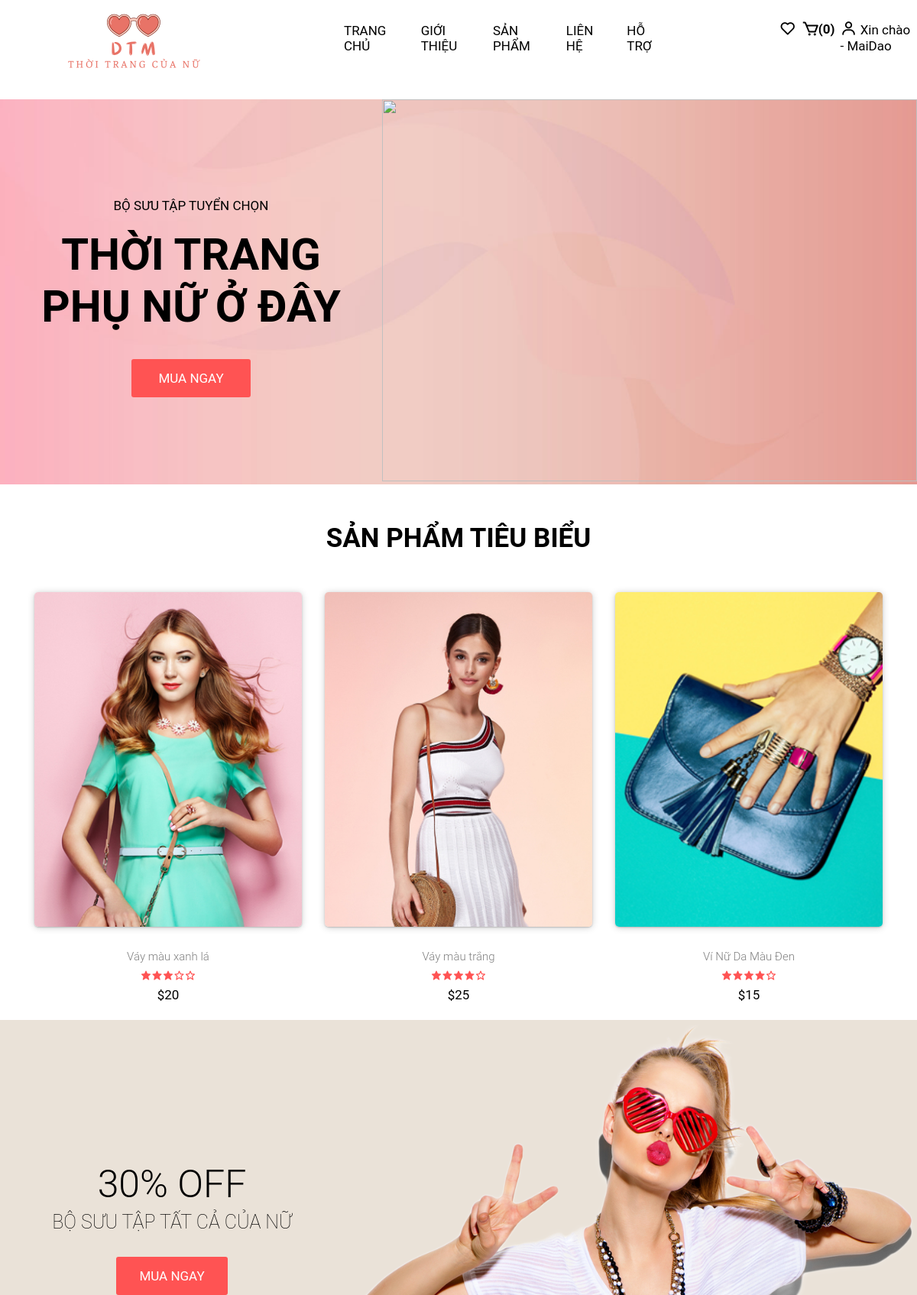
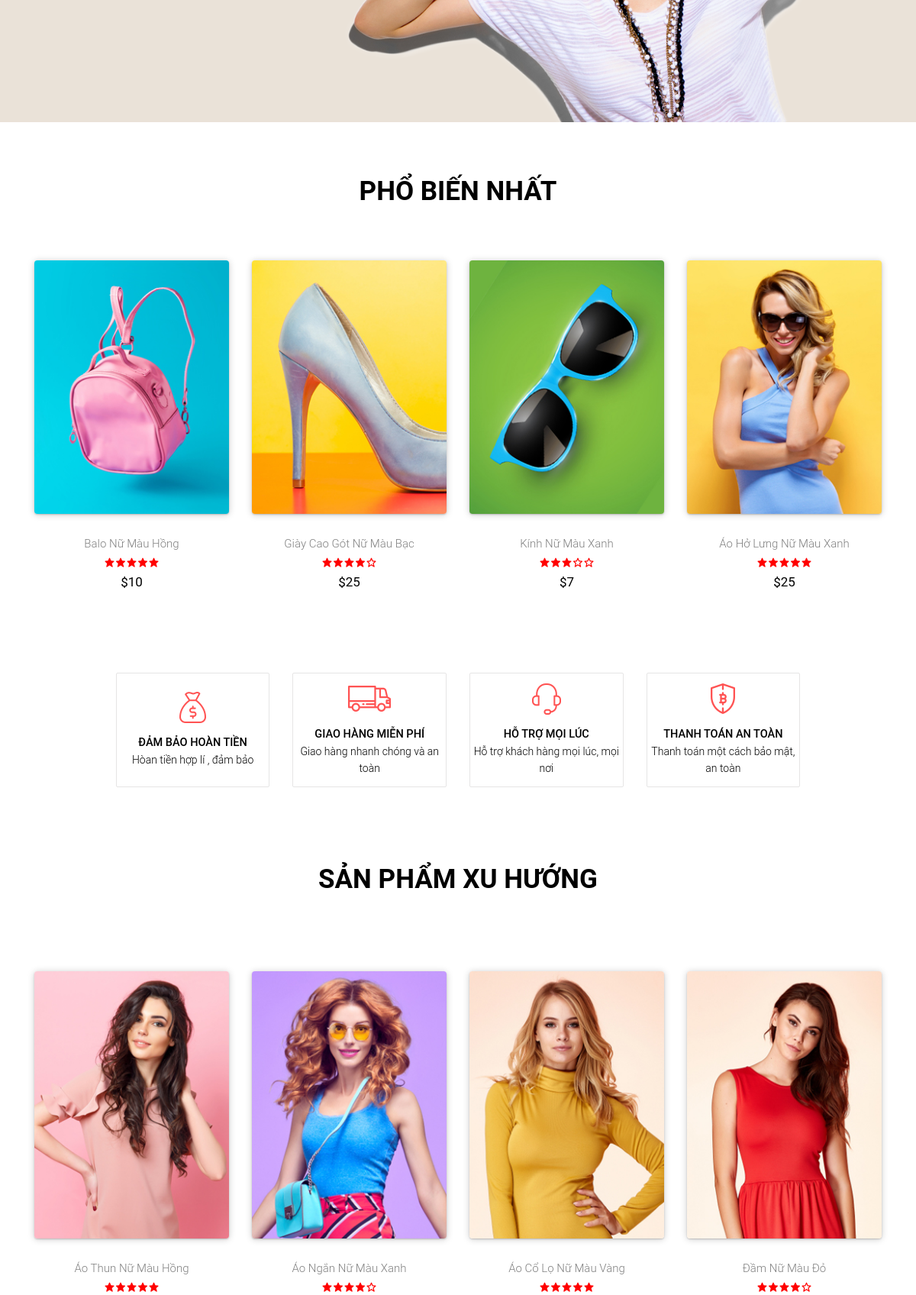
The page /source code/index.php (signed in, upper part) on the database its author committed (2 pictures, top to bottom).
### tables this page shows
CREATE TABLE `sanpham` (
  `id` int(11) NOT NULL,
  `tensp` varchar(100) NOT NULL,
  `gia` decimal(10,0) NOT NULL,
  `hinhanh` varchar(100) NOT NULL,
  `soluong` varchar(20) NOT NULL,
  `mota` varchar(400) NOT NULL,
  `madm` int(11) NOT NULL
);

### source code/index.php (the view, shortened to what this page needs)
<?php
include 'config.php';
$sql = "SELECT * FROM sanpham";
$result = $db->query($sql);
?>
<!DOCTYPE html>
<html lang="en">
<head>
    <link href="https://unpkg.com/boxicons@2.1.1/css/boxicons.min.css" rel="stylesheet">
    <link rel="stylesheet" href="style.css">
</head>
<body>
    <?php
    include 'header.php';
    ?>
    <article >
    <div class="banner">
        <div class="font"><h3>BỘ SƯU TẬP TUYỂN CHỌN</h3>
        <h1> THỜI TRANG <br>PHỤ NỮ Ở ĐÂY</h1>
        <a href="product.php">MUA NGAY</a>
        </div>
        <div clas="image"><img width="700" height="500" src="https://demo.themeies.com/silon/images/ban-1.png"></div>
    </div>
    <div>
        <h1 style="font-size: 35px; text-align: center; margin: 50px 0 50px 0;">SẢN PHẨM TIÊU BIỂU</h1>
    </div>
    <div class="show">
    <?php
    $data = $result->fetchAll();
    $counter = 0;
    foreach ($data as $rs) {
        if ($counter < 3) {
            $numStars = rand(3, 5);
?>
            <div>
                <a style="text-decoration:none; color:black;" href="xemsp.php?id=<?php echo $rs['id'] ?>"><img src="./image/<?php echo $rs['hinhanh'] ?>" alt=""></a>
                <a style="text-decoration:none; color:black;" href="xemsp.php?id=<?php echo $rs['id'] ?>"><p><?php echo $rs['tensp'] ?></p></a>
                <?php
            for ($j = 0; $j < $numStars; $j++) {
                echo "<i class='bx bxs-star'></i>";
            }
            for ($j = $numStars; $j < 5; $j++) {
                echo "<i class='bx bx-star'></i>";
            }
            ?><br>
                <span>$<?php echo $rs['gia'] ?></span>
            </div>
<?php
            $counter++;
        } else {
            break;
        }
    }
?>
    </div>
    <div class="picture">
        <div class="font">
            <h3>30% OFF</h3>
            <h1>BỘ SƯU TẬP TẤT CẢ CỦA NỮ </h1>
            <a href="product.php">MUA NGAY</a>
        </div>
            <img width="750" height="520" src="./image/ban-2.png" alt="">
    </div>
    <div>
        <h1 style="font-size: 35px; text-align: center; margin: 70px 0 70px 0;">PHỔ BIẾN NHẤT</h1>
    </div>
    <div class="show1">
    <?php
    for ($i = 3; $i < min(7, count($data)); $i++) {
        $numStars = rand(3, 5);
        $rs = $data[$i];
?>
        <div>
        <a style="text-decoration:none; color:black;" href="xemsp.php?id=<?php echo $rs['id'] ?>"><img src="./image/<?php echo $rs['hinhanh'] ?>" alt=""></a>
        <a style="text-decoration:none; color:black;" href="xemsp.php?id=<?php echo $rs['id'] ?>"><p><?php echo $rs['tensp'] ?></p></a>
            <?php
            for ($j = 0; $j < $numStars; $j++) {
                echo "<i class='bx bxs-star'></i>";
            }
            for ($j = $numStars; $j < 5; $j++) {
                echo "<i class='bx bx-star'></i>";
            }
            ?><br>
            <span>$<?php echo $rs['gia'] ?></span>
        </div>
<?php
    }
    ?>
</div>
    <div class="fours">
        <div>
            <img src="./image/tien.png" alt="">
            <h3>ĐẢM BẢO HOÀN TIỀN</h3>
            <p>Hòan tiền hợp lí , đảm bảo</p>
        </div>
        <div>
            <img src="./image/xe.png" alt="">
            <h3>GIAO HÀNG MIỄN PHÍ</h3>
            <p>Giao hàng nhanh chóng và an toàn</p>
        </div>
        <div>
            <img src="./image/tainghe.png" alt="">
            <h3>HỖ TRỢ MỌI LÚC</h3>
            <p>Hỗ trợ khách hàng mọi lúc, mọi nơi</p>
        </div>
        <div>
            <img src="./image/baove.png" alt="">
            <h3>THANH TOÁN AN TOÀN</h3>
            <p>Thanh toán một cách bảo mật, an toàn</p>
        </div>
    </div>
    <div>
        <h1 style="font-size: 35px; text-align: center; margin: 50px 0 100px 0;">SẢN PHẨM XU HƯỚNG</h1>
    </div>
    <div class="show2">
    <?php
    for ($i = 7; $i < min(11, count($data)); $i++) {
        $numStars = rand(3, 5);
        $rs = $data[$i];
?>
        <div>
        <a style="text-decoration:none; color:black;" href="xemsp.php?id=<?php echo $rs['id'] ?>"><img src="./image/<?php echo $rs['hinhanh'] ?>" alt=""></a>
        <a style="text-decoration:none; color:black;" href="xemsp.php?id=<?php echo $rs['id'] ?>"><p><?php echo $rs['tensp'] ?></p></a>
            <?php
            for ($j = 0; $j < $numStars; $j++) {
                echo "<i class='bx bxs-star'></i>";
            }
            for ($j = $numStars; $j < 5; $j++) {
                echo "<i class='bx bx-star'></i>";
            }
            ?><br>
        </div>
<?php
    }
    ?>
    </div>
</article>
<?php
include 'footer.php';
?>
</body>
</html>

### source code/style.css (style rules this page uses)
* { box-sizing: border-box; font-size: 17px; margin: 0; padding:0; font-family: 'Roboto', sans-serif; }
.banner { margin-top: 30px; width: 100%; align-items: center; text-align: center; display:flex; background-image:url('./image/nen.png') ; background-size: cover; }
.banner .font { flex:1; }
.banner .font h3 { font-weight: 400; margin-bottom: 20px; }
.banner .font h1 { font-weight:600; font-size: 58px; margin-bottom: 50px; }
.banner .font a { padding:15px 35px; border-radius: 3px; background-color: #ff5353; text-decoration: none; color:white; cursor: pointer; transition: color 0.5s, background-color 0.5s; }
.show, .show1, .show2, .show3 { display: flex; height:540px; gap:30px; flex-wrap: wrap; justify-content: center; text-align: center; font-weight: 400; line-height: 25px; }
.show p { font-weight: 300; margin-top: 20px; font-size: 15px; color: gray; transition: color 0.5s; }
.show div img { width: 350px; height: 438px; border-radius: 5px; box-shadow: 0 1px 10px 0 rgba(0, 0, 0, 0.2), 0 1px 2px 0 rgba(0, 0, 0, 0.19); }
.show div i { color:#ff5353; font-size: 14.5px; cursor: pointer; }
.picture { background-color: #eae2d8; margin-top: 20px; width: 100%; align-items: center; text-align: center; display:flex; line-height:50px; height: auto; }
.picture .font { flex: 1; }
.picture .font h3 { font-size: 50px; margin-top: 30px; font-weight: 300; }
.picture .font h1 { font-size: 25px; font-weight: 200; margin-bottom: 20px; }
.picture .font a { padding:15px 30px; background-color: #ff5353; color:white; text-decoration: none; border-radius: 3px; transition: color 0.5s, background-color 0.5s; }
.show1 div img { width: 255px; border-radius: 4px; box-shadow: 0 1px 10px 0 rgba(0, 0, 0, 0.2), 0 1px 2px 0 rgba(0, 0, 0, 0.19); }
.show2 div img, .show3 div img { width: 255px; height: 350px; border-radius: 4px; box-shadow: 0 1px 10px 0 rgba(0, 0, 0, 0.2), 0 1px 2px 0 rgba(0, 0, 0, 0.19); }
.show1 p, .show2 p, .show3 p { font-weight: 300; margin-top: 20px; font-size: 15px; color: gray; transition: color 0.5s; }
.show1 i, .show2 i, .show3 i { color:red; font-size: 14.5px; }
.show img, .show1 img , .show2 img, .show3 img { transition: 1s; cursor:pointer; }
.fours { display: flex; height:150px; gap:30px; justify-content: center; text-align: center; font-weight: 400; line-height: 25px; margin-bottom: 100px; }
.fours div { width: 16.8%; border: 0.5px solid rgb(230, 229, 229); border-radius: 2px; align-content: center; line-height: 22px; }
.fours div h3 { font-size: 14.5px; margin-top: 10px; font-weight: 500; }
.fours div p { font-size: 14px; font-weight: 300; }

### rows shown on the page
sanpham: hinhanh (picture), tensp "Váy màu xanh lá", gia "20"
sanpham: hinhanh (picture), tensp "Váy màu trắng", gia "25"
sanpham: hinhanh (picture), tensp "Ví Nữ Da Màu Đen", gia "15"
sanpham: hinhanh (picture), tensp "Balo Nữ Màu Hồng", gia "10"
sanpham: hinhanh (picture), tensp "Giày Cao Gót Nữ Màu Bạc", gia "25"
sanpham: hinhanh (picture), tensp "Kính Nữ Màu Xanh", gia "7"
sanpham: hinhanh (picture), tensp "Áo Hở Lưng Nữ Màu Xanh", gia "25"
sanpham: hinhanh (picture), tensp "Áo Thun Nữ Màu Hồng"
sanpham: hinhanh (picture), tensp "Áo Ngắn Nữ Màu Xanh"
sanpham: hinhanh (picture), tensp "Áo Cổ Lọ Nữ Màu Vàng"
sanpham: hinhanh (picture), tensp "Đầm Nữ Màu Đỏ"

### other values the page prints
$giohang_count "0"
$user "MaiDao"
